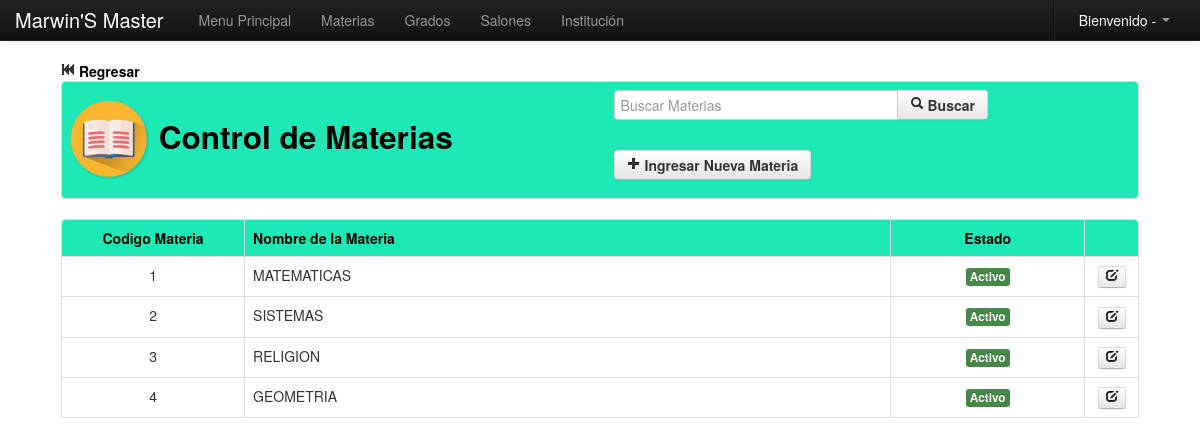
Screenshot of /Modulos/Datos/materia.php with the database file from the repository.
### tables this page shows
CREATE TABLE IF NOT EXISTS `materia` (
`id` int(11) NOT NULL,
  `nombre` varchar(255) NOT NULL,
  `estado` varchar(255) NOT NULL
);

### Modulos/Datos/materia.php (the view, shortened to what this page needs)
<?php
	include_once "class/class.php";
	include_once "../funciones.php";
?>
<!DOCTYPE html>
<html lang="es">
  <head>
    <link href="../../css/bootstrap.css" rel="stylesheet">
    <link href="../../css/bootstrap-responsive.css" rel="stylesheet">
  </head>
  <body>
    <?php include_once "../../menu/m_datos.php"; ?>
    <div align="center">
    <table width="90%">
      <tr>
        <td>
        	<a href="index.php" class="text-info"><i class="icon-fast-backward"></i> <strong>Regresar</strong></a>
        	<table class="table table-bordered">
            	<tr class="info">
                	<td>
                  	    <div class="row-fluid">
                            <div class="span6">
                            	<h2 class="text-info">
                                    <img src="img/materia.png" width="80" height="80">
                                    Control de Materias
                                </h2>
                            </div>
                            <div class="span6">
                            	<form name="form1" method="post" action="">
                                	<div class="input-append">
                                	<input type="text" name="buscar" class="input-xlarge" autocomplete="off" autofocus placeholder="Buscar Materias">
                                    <button type="submit" class="btn"><strong><i class="icon-search"></i> Buscar</strong></button>
                                    </div>
                          	    </form>
                                <a href="#nuevo" role="button" class="btn" data-toggle="modal">
                                	<strong><i class="icon-plus"></i> Ingresar Nueva Materia</strong>
                                </a>
                            </div>
                    	</div>
                    </td>
              	</tr>
            </table>
            <table class="table table-bordered table-hover">
            	<tr class="info">
                	<td width="17%"><center><strong class="text-info">Codigo Materia</strong></center></td>
                    <td width="60%"><strong class="text-info">Nombre de la Materia</strong></td>
                    <td width="18%"><center><strong class="text-info">Estado</strong></center></td>
                    <td width="5%"></td>
                </tr>
                <?php
					if(!empty($_POST['buscar'])){
						$buscar=limpiar($_POST['buscar']);
						$pa=mysql_query("SELECT * FROM materia WHERE nombre LIKE '%$buscar%' or id='$buscar'");
					}else{
						$pa=mysql_query("SELECT * FROM materia");
					}
					while($row=mysql_fetch_array($pa)){
				?>
                <tr>
                	<td><center><?php echo $row['id']; ?></center></td>
                    <td><?php echo $row['nombre']; ?></td>
                    <td><center><?php echo estado($row['estado']); ?></center></td>
                    <td>
                    	<center>
                        	<a href="#a<?php echo $row['id']; ?>" title="Editar Materia" role="button" class="btn btn-mini" data-toggle="modal">
                            	<i class="icon-edit"></i>
                            </a>
                        </center>
                    </td>
                </tr>
				<?php } ?>
            </table>
        </td>
      </tr>
    </table>
    </div>
  </body>
</html>

### Modulos/funciones.php (shortened to what this page needs)
<?php
	function estado($estado){
		if($estado=='s'){
			return '<span class="label label-success">Activo</span>';
		}else{
			return '<span class="label label-important">No Activo</span>';
		}
	}
?>

### Modulos/Datos/materia.php (style rules this page uses)
body { padding-top: 60px; padding-bottom: 40px; }

### rows the page displays
materia: id "1", nombre "MATEMATICAS", estado "Activo"
materia: id "2", nombre "SISTEMAS", estado "Activo"
materia: id "3", nombre "RELIGION", estado "Activo"
materia: id "4", nombre "GEOMETRIA", estado "Activo"
